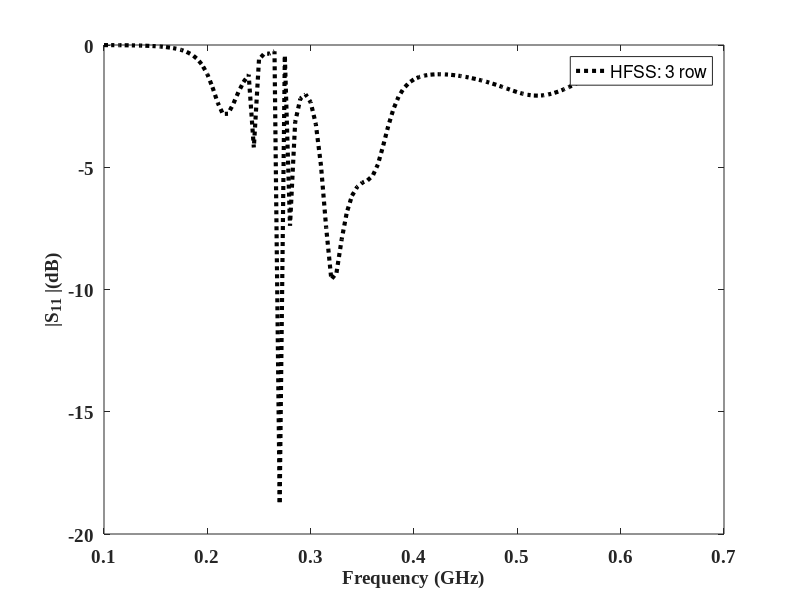

Reproduce this figure in MATLAB.
clc
clear all
%%%%%%%%%%%%%%%%%%%%%%%%%cst
% 
% load ('8by8 new paper.mat');
% 
% plot(f*1e-6, real(Zd), f*1e-6, imag(Zd),'linewidth',2)
% hold on
% 

hs_hfss=importdata('Terminal S Parameter_3row.csv');
S1=hs_hfss.data;
Freq = S1(:,1);
S11=S1(:,2);%1raw
plot(Freq/10^3,S11,':k','LineWidth',3);

% hold on
% S11=S1(:,3);%1raw
% plot(Freq/10^3,S11,':k','LineWidth',3);


% S11=S1(:,3);%3raw
% plot(Freq,S11,':r','LineWidth',3);
% 
% 
% hold on
% 
% S11=S1(:,4);%5raw
% plot(Freq,S11,':g','LineWidth',3);
% 
% hold on
% 
% S11=S1(:,5);%7raw
% plot(Freq,S11,'-r','LineWidth',3);


% legend('Re. Model: 3 row','Im. Model: 3 row','Re. HFSS: 1 row','Im. HFSS: 1 row');

legend('HFSS: 3 row');

% hold on
% x=hs1.Frequencies./10^9;
% plot(x,-10,'-k','LineWidth',.5);
set(gca,'fontsize',14,'fontweight','b','FontName','Times New Roman');
% title('Sine Function','fontsize',12,'fontweight','b','FontName','Times New Roman');
xlabel('Frequency (GHz)','fontsize',14,'fontweight','b','FontName','Times New Roman');
ylabel('|S_{11} |(dB)','fontsize',14,'fontweight','b','FontName','Times New Roman');
